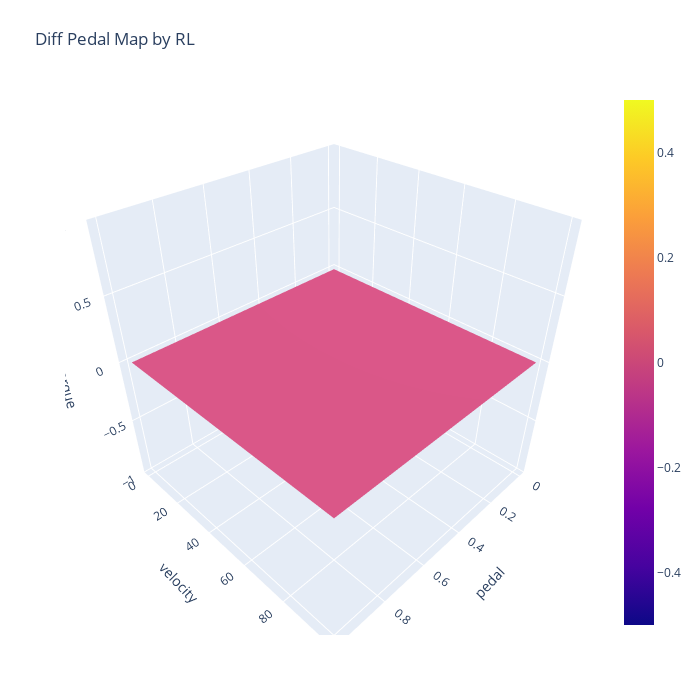

Notebook source saved alongside this figure:
### Markdown cell above
visualize the diff table

### Code cell
figure7 = go.Figure(data=[
    go.Surface(
        # contours = {
        #     "y": {"show": True, "start":0, "end":10, "size":0.5, "color":"cyan"},
        #     "z": {"show": True, "start":-400, "end":400, "size":300, "color":"blue"}
        # },
        x=ped,
        y=vel,
        z=z_diff),
]
)
# figure.update_traces(contours_z=dict(show=True, usecolormap=True,
#                                   highlightcolor="limegreen", project_z=True))
figure7.update_layout(title='Diff Pedal Map by RL', autosize=False,
                      scene=dict(
                          xaxis_title='pedal',
                          yaxis_title='velocity',
                          zaxis_title='torque'),
                      width=700, height=700,
                      margin=dict(l=65,r=50,b=65,t=90))
# figure.add_trace(go.Surface(x=x,y=y,z=z0, surfacecolor=(0,0,0)))
figure7.show()

### Figure 1 — Plotly figure (JSON) as saved in the notebook; plotly's stock layout.template omitted (floating-point values rounded to 4 significant figures; data arrays with more than 128 entries replaced by an {"elided": "..."} marker saying what was removed)
{"data": [{"type": "surface", "x": [0.0, 0.02, 0.04, 0.08, 0.12, 0.16, 0.2, 0.24, 0.28, 0.32, 0.38, 0.44, 0.5, 0.62, 0.74, 0.86, 1.0], "y": [0.0, 7.0, 10.0, 15.0, 20.0, 25.0, 30.0, 35.0, 40.0, 45.0, 50.0, 55.0, 60.0, 65.0, 70.0, 75.0, 80.0, 85.0, 90.0, 95.0, 100.0], "z": {"elided": "21x17 float values"}}], "layout": {"autosize": false, "height": 700, "margin": {"b": 65, "l": 65, "r": 50, "t": 90}, "scene": {"xaxis": {"title": {"text": "pedal"}}, "yaxis": {"title": {"text": "velocity"}}, "zaxis": {"title": {"text": "torque"}}}, "title": {"text": "Diff Pedal Map by RL"}, "width": 700}}
